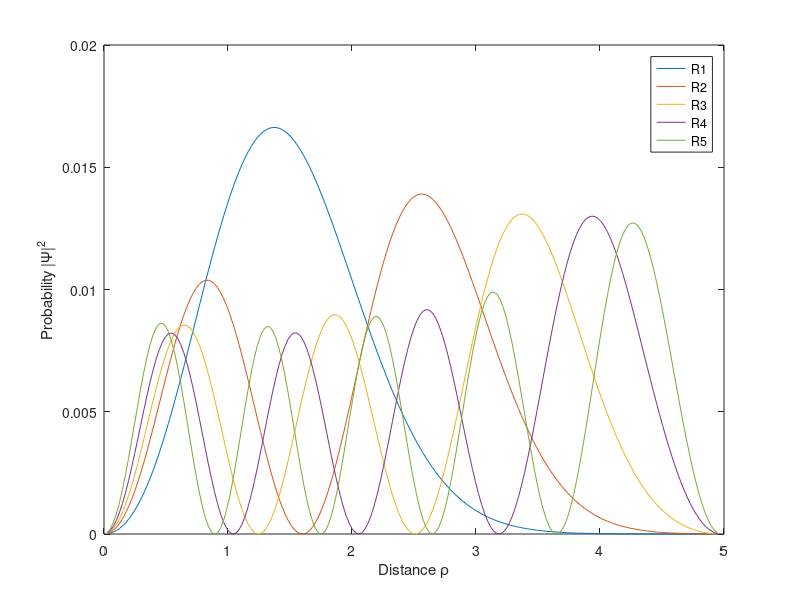
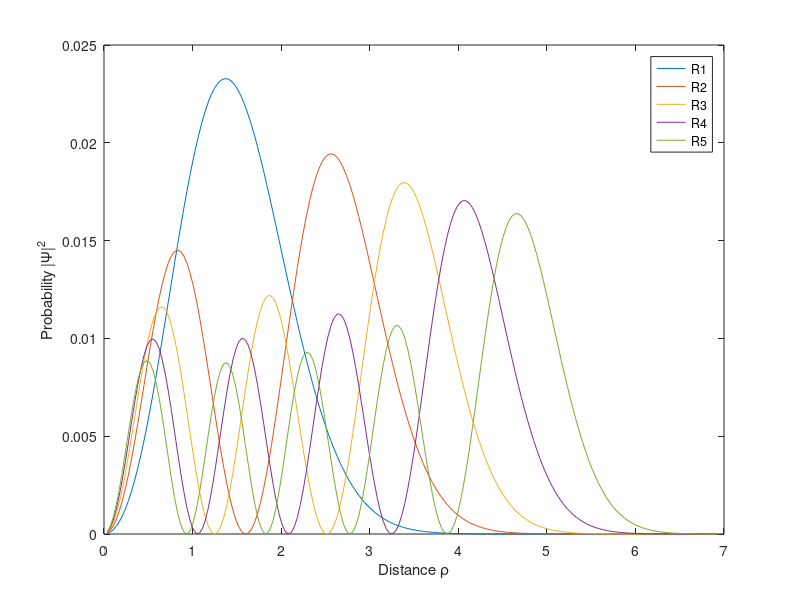

These figures' MATLAB source, in order:
%% Two electron case, several states
R1= [0.00286718, 0.00580006, 0.00879406, 0.0118445, 0.0149464, 0.018095, 0.021285, 0.0245114, 0.0277688, 0.031052, 0.0343555, 0.037674, 0.0410019, 0.0443338, 0.0476642, 0.0509876, 0.0542986, 0.0575918, 0.0608618, 0.0641034, 0.0673112, 0.0704801, 0.0736052, 0.0766815, 0.0797041, 0.0826685, 0.0855701, 0.0884045, 0.0911675, 0.0938551, 0.0964635, 0.0989889, 0.101428, 0.103777, 0.106034, 0.108195, 0.110258, 0.11222, 0.114079, 0.115834, 0.117482, 0.119022, 0.120453, 0.121773, 0.122983, 0.12408, 0.125066, 0.125939, 0.1267, 0.12735, 0.127887, 0.128315, 0.128632, 0.128841, 0.128943, 0.128939, 0.128831, 0.12862, 0.128309, 0.1279, 0.127395, 0.126796, 0.126106, 0.125328, 0.124464, 0.123517, 0.122491, 0.121388, 0.120211, 0.118964, 0.11765, 0.116271, 0.114832, 0.113336, 0.111785, 0.110184, 0.108536, 0.106844, 0.105111, 0.103341, 0.101537, 0.0997029, 0.0978411, 0.0959552, 0.0940481, 0.0921231, 0.0901831, 0.088231, 0.0862698, 0.0843022, 0.082331, 0.0803588, 0.0783881, 0.0764214, 0.074461, 0.0725093, 0.0705684, 0.0686404, 0.0667272, 0.0648308, 0.0629529, 0.0610952, 0.0592594, 0.0574468, 0.0556589, 0.0538969, 0.0521621, 0.0504556, 0.0487783, 0.0471312, 0.0455151, 0.0439307, 0.0423787, 0.0408596, 0.0393739, 0.037922, 0.0365043, 0.035121, 0.0337722, 0.0324582, 0.0311789, 0.0299343, 0.0287244, 0.027549, 0.026408, 0.0253011, 0.024228, 0.0231885, 0.0221821, 0.0212085, 0.0202672, 0.0193577, 0.0184796, 0.0176323, 0.0168152, 0.0160279, 0.0152696, 0.0145399, 0.0138379, 0.0131632, 0.012515, 0.0118927, 0.0112956, 0.0107231, 0.0101744, 0.00964892, 0.00914593, 0.00866476, 0.00820472, 0.00776515, 0.00734538, 0.00694474, 0.00656258, 0.00619825, 0.00585111, 0.00552052, 0.00520589, 0.00490658, 0.00462202, 0.00435161, 0.00409477, 0.00385096, 0.00361963, 0.00340025, 0.00319229, 0.00299525, 0.00280864, 0.00263199, 0.00246483, 0.00230671, 0.0021572, 0.00201587, 0.00188232, 0.00175615, 0.00163699, 0.00152445, 0.00141819, 0.00131786, 0.00122312, 0.00113367, 0.00104918, 0.000969349, 0.0008939, 0.000822545, 0.000755014, 0.000691052, 0.000630395, 0.000572798, 0.000518026, 0.000465842, 0.000416018, 0.000368331, 0.000322564, 0.000278504, 0.000235926, 0.000194636, 0.000154412, 0.000115049, 7.63326e-05, 3.80587e-05, ];
R2= [0.00396578, 0.00801585, 0.0121371, 0.016316, 0.0205389, 0.0247916, 0.0290601, 0.0333299, 0.0375866, 0.0418157, 0.0460028, 0.0501335, 0.0541936, 0.0581689, 0.0620457, 0.0658104, 0.0694498, 0.0729511, 0.0763018, 0.0794902, 0.0825048, 0.0853348, 0.0879699, 0.0904006, 0.0926181, 0.094614, 0.096381, 0.0979123, 0.0992019, 0.100245, 0.101036, 0.101574, 0.101853, 0.101874, 0.101634, 0.101135, 0.100375, 0.099357, 0.098083, 0.0965561, 0.0947802, 0.0927597, 0.0905, 0.0880071, 0.0852878, 0.0823495, 0.0792, 0.0758479, 0.0723023, 0.0685729, 0.0646696, 0.060603, 0.056384, 0.0520238, 0.0475338, 0.0429259, 0.038212, 0.0334044, 0.0285152, 0.0235568, 0.0185416, 0.013482, 0.00839038, 0.00327892, -0.00184021, -0.00695507, -0.0120539, -0.0171251, -0.0221576, -0.0271402, -0.0320625, -0.036914, -0.041685, -0.046366, -0.0509479, -0.0554222, -0.0597806, -0.0640157, -0.0681201, -0.0720874, -0.0759113, -0.0795862, -0.0831072, -0.0864696, -0.0896694, -0.0927032, -0.0955681, -0.0982614, -0.100781, -0.103127, -0.105296, -0.10729, -0.109107, -0.110749, -0.112216, -0.113509, -0.114632, -0.115584, -0.11637, -0.116992, -0.117453, -0.117757, -0.117907, -0.117908, -0.117763, -0.117478, -0.117057, -0.116506, -0.115828, -0.11503, -0.114116, -0.113092, -0.111964, -0.110737, -0.109417, -0.108008, -0.106518, -0.104952, -0.103314, -0.101611, -0.0998482, -0.0980307, -0.0961639, -0.0942531, -0.0923033, -0.0903195, -0.0883065, -0.0862691, -0.0842119, -0.0821391, -0.0800552, -0.0779641, -0.0758697, -0.073776, -0.0716863, -0.0696042, -0.0675329, -0.0654753, -0.0634345, -0.061413, -0.0594134, -0.057438, -0.0554891, -0.0535686, -0.0516783, -0.04982, -0.0479951, -0.046205, -0.044451, -0.042734, -0.041055, -0.0394148, -0.037814, -0.0362532, -0.0347327, -0.0332528, -0.0318138, -0.0304156, -0.0290583, -0.0277418, -0.0264657, -0.0252299, -0.0240339, -0.0228773, -0.0217597, -0.0206803, -0.0196386, -0.0186339, -0.0176655, -0.0167326, -0.0158343, -0.0149698, -0.0141381, -0.0133385, -0.0125699, -0.0118313, -0.0111218, -0.0104403, -0.00978585, -0.00915734, -0.00855374, -0.00797397, -0.00741696, -0.00688163, -0.00636687, -0.00587158, -0.00539465, -0.00493498, -0.00449142, -0.00406285, -0.00364811, -0.00324607, -0.00285555, -0.00247536, -0.00210431, -0.00174119, -0.00138475, -0.00103373, -0.000686823, -0.000342701, ];
R3= [0.00479105, 0.00967575, 0.0146298, 0.0196285, 0.0246464, 0.0296582, 0.0346381, 0.0395604, 0.0443996, 0.0491305, 0.053728, 0.058168, 0.0624266, 0.066481, 0.0703093, 0.0738904, 0.0772047, 0.0802337, 0.08296, 0.0853682, 0.0874438, 0.0891745, 0.0905494, 0.0915592, 0.0921966, 0.092456, 0.0923338, 0.0918282, 0.090939, 0.0896684, 0.08802, 0.0859995, 0.0836143, 0.0808735, 0.077788, 0.0743704, 0.0706349, 0.0665969, 0.0622736, 0.0576834, 0.0528458, 0.0477817, 0.0425128, 0.0370617, 0.031452, 0.0257077, 0.0198537, 0.013915, 0.007917, 0.00188537, -0.00415427, -0.0101763, -0.0161554, -0.0220664, -0.0278847, -0.0335862, -0.0391475, -0.0445458, -0.0497593, -0.0547671, -0.0595493, -0.0640872, -0.0683633, -0.0723612, -0.0760659, -0.0794639, -0.0825429, -0.0852922, -0.0877024, -0.0897658, -0.0914762, -0.0928287, -0.09382, -0.0944486, -0.094714, -0.0946175, -0.0941618, -0.0933509, -0.0921901, -0.0906862, -0.0888471, -0.086682, -0.084201, -0.0814157, -0.0783383, -0.074982, -0.071361, -0.0674901, -0.0633848, -0.0590615, -0.0545366, -0.0498273, -0.0449512, -0.039926, -0.0347696, -0.0295002, -0.0241357, -0.0186944, -0.0131942, -0.00765284, -0.00208789, 0.00348342, 0.00904424, 0.0145782, 0.0200692, 0.0255021, 0.0308618, 0.0361344, 0.0413062, 0.0463644, 0.051297, 0.0560925, 0.0607404, 0.0652309, 0.0695551, 0.0737048, 0.0776725, 0.0814518, 0.085037, 0.0884232, 0.0916061, 0.0945826, 0.09735, 0.0999065, 0.102251, 0.104384, 0.106304, 0.108013, 0.109513, 0.110806, 0.111895, 0.112782, 0.113473, 0.11397, 0.114279, 0.114405, 0.114353, 0.114129, 0.11374, 0.113191, 0.112489, 0.111641, 0.110653, 0.109533, 0.108288, 0.106925, 0.105452, 0.103874, 0.1022, 0.100437, 0.0985919, 0.0966713, 0.0946822, 0.0926316, 0.0905258, 0.0883714, 0.0861745, 0.0839412, 0.0816773, 0.0793883, 0.0770798, 0.0747568, 0.0724242, 0.0700867, 0.0677486, 0.0654141, 0.0630871, 0.0607713, 0.0584698, 0.056186, 0.0539225, 0.0516821, 0.0494669, 0.0472792, 0.0451206, 0.0429929, 0.0408973, 0.038835, 0.0368068, 0.0348134, 0.0328553, 0.0309326, 0.0290453, 0.0271934, 0.0253763, 0.0235934, 0.0218441, 0.0201273, 0.0184418, 0.0167864, 0.0151596, 0.0135595, 0.0119844, 0.0104323, 0.00890083, 0.00738769, 0.00589029, 0.00440586, 0.00293147, 0.00146396, ];
R4= [0.00576613, 0.0116343, 0.0175643, 0.0235152, 0.0294457, 0.0353141, 0.0410792, 0.0466998, 0.0521358, 0.0573478, 0.062298, 0.0669498, 0.0712689, 0.0752227, 0.0787811, 0.0819166, 0.0846044, 0.0868226, 0.0885524, 0.0897783, 0.0904882, 0.0906733, 0.0903285, 0.089452, 0.0880459, 0.0861156, 0.0836702, 0.0807221, 0.0772873, 0.073385, 0.0690375, 0.0642701, 0.059111, 0.0535909, 0.0477431, 0.0416029, 0.0352077, 0.0285965, 0.0218098, 0.0148891, 0.00787699, 0.000816504, -0.00624899, -0.0132761, -0.0202218, -0.0270435, -0.0336996, -0.0401495, -0.0463539, -0.0522753, -0.057878, -0.0631285, -0.0679952, -0.0724495, -0.0764651, -0.0800186, -0.0830896, -0.0856607, -0.0877176, -0.0892492, -0.0902478, -0.0907089, -0.0906311, -0.0900165, -0.0888703, -0.087201, -0.08502, -0.0823417, -0.0791835, -0.0755653, -0.0715098, -0.0670419, -0.062189, -0.0569803, -0.0514468, -0.0456214, -0.0395382, -0.0332326, -0.0267408, -0.0200998, -0.0133474, -0.00652115, 0.000340901, 0.00720108, 0.0140221, 0.0207672, 0.0274004, 0.033887, 0.040193, 0.0462862, 0.0521356, 0.0577122, 0.0629885, 0.067939, 0.0725404, 0.0767714, 0.080613, 0.0840482, 0.0870628, 0.0896445, 0.0917838, 0.0934732, 0.0947078, 0.0954851, 0.0958047, 0.0956687, 0.0950813, 0.0940489, 0.0925799, 0.0906846, 0.0883755, 0.0856664, 0.082573, 0.0791126, 0.0753038, 0.0711664, 0.0667214, 0.0619909, 0.0569977, 0.0517654, 0.0463181, 0.0406806, 0.0348778, 0.0289347, 0.0228766, 0.0167286, 0.0105157, 0.00426235, -0.00200715, -0.00826913, -0.0145005, -0.020679, -0.0267829, -0.0327917, -0.0386855, -0.0444456, -0.0500542, -0.0554948, -0.0607518, -0.0658111, -0.0706594, -0.0752848, -0.0796768, -0.0838257, -0.0877235, -0.091363, -0.0947384, -0.0978451, -0.10068, -0.103239, -0.105523, -0.107531, -0.109263, -0.110722, -0.111909, -0.112829, -0.113485, -0.113883, -0.114029, -0.113928, -0.113587, -0.113015, -0.112219, -0.111207, -0.109988, -0.108571, -0.106965, -0.105179, -0.103224, -0.101108, -0.0988416, -0.0964339, -0.0938947, -0.0912334, -0.0884594, -0.0855817, -0.0826094, -0.0795511, -0.0764152, -0.0732099, -0.069943, -0.0666218, -0.0632535, -0.0598448, -0.0564018, -0.0529304, -0.049436, -0.0459236, -0.0423977, -0.0388622, -0.0353206, -0.0317761, -0.0282312, -0.024688, -0.021148, -0.0176123, -0.0140814, -0.0105555, -0.00703398, -0.00351599, ];
R5= [0.00703298, 0.0141749, 0.021361, 0.0285255, 0.0356024, 0.042526, 0.0492314, 0.0556554, 0.0617368, 0.0674171, 0.0726412, 0.0773575, 0.081519, 0.0850833, 0.0880131, 0.0902767, 0.0918481, 0.0927076, 0.0928415, 0.0922428, 0.0909108, 0.0888515, 0.0860772, 0.0826069, 0.0784656, 0.0736845, 0.0683004, 0.0623557, 0.0558977, 0.0489786, 0.0416544, 0.0339853, 0.0260342, 0.0178668, 0.00955086, 0.00115538, -0.00724973, -0.0155944, -0.023809, -0.031825, -0.0395755, -0.0469959, -0.0540242, -0.060602, -0.0666746, -0.0721917, -0.0771076, -0.081382, -0.0849798, -0.0878717, -0.0900345, -0.091451, -0.0921105, -0.0920084, -0.0911466, -0.0895335, -0.0871833, -0.0841167, -0.08036, -0.0759453, -0.0709097, -0.0652957, -0.0591502, -0.052524, -0.0454721, -0.0380524, -0.0303257, -0.0223548, -0.0142044, -0.00594022, 0.0023714, 0.0106641, 0.0188721, 0.0269306, 0.0347763, 0.0423482, 0.0495875, 0.0564386, 0.0628494, 0.0687713, 0.0741603, 0.0789763, 0.0831843, 0.0867543, 0.0896612, 0.0918853, 0.0934125, 0.0942337, 0.0943456, 0.0937502, 0.0924547, 0.0904718, 0.0878191, 0.0845188, 0.0805982, 0.0760886, 0.0710256, 0.0654482, 0.0593992, 0.0529241, 0.0460713, 0.0388912, 0.0314364, 0.0237605, 0.0159185, 0.00796566, -4.22437e-05, -0.00804987, -0.0160024, -0.023846, -0.0315283, -0.0389986, -0.046208, -0.0531104, -0.0596619, -0.0658217, -0.0715522, -0.076819, -0.0815912, -0.0858414, -0.0895464, -0.0926863, -0.0952455, -0.0972122, -0.0985785, -0.0993403, -0.0994976, -0.099054, -0.0980166, -0.0963964, -0.0942075, -0.0914673, -0.0881961, -0.0844174, -0.0801569, -0.0754428, -0.0703056, -0.0647777, -0.0588929, -0.0526867, -0.0461957, -0.0394573, -0.0325096, -0.0253913, -0.0181409, -0.0107972, -0.00339859, 0.00401719, 0.0114129, 0.0187524, 0.0260005, 0.0331234, 0.0400884, 0.0468648, 0.0534233, 0.0597364, 0.0657785, 0.0715261, 0.0769576, 0.0820534, 0.0867962, 0.0911707, 0.0951638, 0.0987646, 0.101964, 0.104755, 0.107134, 0.109097, 0.110643, 0.111774, 0.112493, 0.112803, 0.112711, 0.112224, 0.111352, 0.110104, 0.108492, 0.106528, 0.104226, 0.101599, 0.0986638, 0.0954346, 0.0919278, 0.0881599, 0.0841475, 0.0799075, 0.0754569, 0.0708126, 0.0659916, 0.0610104, 0.0558855, 0.0506329, 0.0452682, 0.0398065, 0.0342624, 0.0286498, 0.0229821, 0.0172718, 0.0115308, 0.00577009, ];
rho= [0, 0.0247525, 0.049505, 0.0742574, 0.0990099, 0.123762, 0.148515, 0.173267, 0.19802, 0.222772, 0.247525, 0.272277, 0.29703, 0.321782, 0.346535, 0.371287, 0.39604, 0.420792, 0.445545, 0.470297, 0.49505, 0.519802, 0.544554, 0.569307, 0.594059, 0.618812, 0.643564, 0.668317, 0.693069, 0.717822, 0.742574, 0.767327, 0.792079, 0.816832, 0.841584, 0.866337, 0.891089, 0.915842, 0.940594, 0.965347, 0.990099, 1.01485, 1.0396, 1.06436, 1.08911, 1.11386, 1.13861, 1.16337, 1.18812, 1.21287, 1.23762, 1.26238, 1.28713, 1.31188, 1.33663, 1.36139, 1.38614, 1.41089, 1.43564, 1.4604, 1.48515, 1.5099, 1.53465, 1.55941, 1.58416, 1.60891, 1.63366, 1.65842, 1.68317, 1.70792, 1.73267, 1.75743, 1.78218, 1.80693, 1.83168, 1.85644, 1.88119, 1.90594, 1.93069, 1.95545, 1.9802, 2.00495, 2.0297, 2.05446, 2.07921, 2.10396, 2.12871, 2.15347, 2.17822, 2.20297, 2.22772, 2.25248, 2.27723, 2.30198, 2.32673, 2.35149, 2.37624, 2.40099, 2.42574, 2.4505, 2.47525, 2.5, 2.52475, 2.5495, 2.57426, 2.59901, 2.62376, 2.64851, 2.67327, 2.69802, 2.72277, 2.74752, 2.77228, 2.79703, 2.82178, 2.84653, 2.87129, 2.89604, 2.92079, 2.94554, 2.9703, 2.99505, 3.0198, 3.04455, 3.06931, 3.09406, 3.11881, 3.14356, 3.16832, 3.19307, 3.21782, 3.24257, 3.26733, 3.29208, 3.31683, 3.34158, 3.36634, 3.39109, 3.41584, 3.44059, 3.46535, 3.4901, 3.51485, 3.5396, 3.56436, 3.58911, 3.61386, 3.63861, 3.66337, 3.68812, 3.71287, 3.73762, 3.76238, 3.78713, 3.81188, 3.83663, 3.86139, 3.88614, 3.91089, 3.93564, 3.9604, 3.98515, 4.0099, 4.03465, 4.05941, 4.08416, 4.10891, 4.13366, 4.15842, 4.18317, 4.20792, 4.23267, 4.25743, 4.28218, 4.30693, 4.33168, 4.35644, 4.38119, 4.40594, 4.43069, 4.45545, 4.4802, 4.50495, 4.5297, 4.55446, 4.57921, 4.60396, 4.62871, 4.65347, 4.67822, 4.70297, 4.72772, 4.75248, 4.77723, 4.80198, 4.82673, 4.85149, 4.87624, 4.90099, 4.92574, 4.9505, 4.97525, ];
figure(1)
plot(rho(2:201),R1.*R1)
hold('on')
plot(rho(2:201),R2.*R2)
plot(rho(2:201),R3.*R3)
plot(rho(2:201),R4.*R4)
plot(rho(2:201),R5.*R5)
legend('R1','R2','R3','R4','R5')
xlabel('Distance \rho')
ylabel('Probability |\Psi|^2')

%% Two electron case
R1_8= [0.00477162, 0.0096914, 0.0147442, 0.0199143, 0.0251854, 0.0305407, 0.0359632, 0.0414353, 0.0469396, 0.0524582, 0.0579733, 0.0634672, 0.0689223, 0.0743211, 0.0796466, 0.084882, 0.0900111, 0.095018, 0.0998876, 0.104606, 0.109158, 0.113532, 0.117715, 0.121696, 0.125465, 0.129013, 0.13233, 0.13541, 0.138246, 0.140833, 0.143166, 0.145243, 0.147061, 0.148619, 0.149916, 0.150955, 0.151736, 0.152261, 0.152536, 0.152564, 0.15235, 0.151901, 0.151222, 0.150323, 0.149209, 0.147891, 0.146377, 0.144677, 0.1428, 0.140757, 0.138558, 0.136213, 0.133734, 0.131132, 0.128417, 0.1256, 0.122692, 0.119704, 0.116646, 0.11353, 0.110365, 0.10716, 0.103927, 0.100673, 0.0974091, 0.0941425, 0.0908817, 0.0876346, 0.0844085, 0.0812104, 0.0780469, 0.0749238, 0.0718469, 0.0688212, 0.0658515, 0.062942, 0.0600966, 0.0573185, 0.0546109, 0.0519761, 0.0494164, 0.0469335, 0.0445289, 0.0422036, 0.0399584, 0.0377936, 0.0357094, 0.0337057, 0.0317819, 0.0299375, 0.0281716, 0.0264832, 0.0248709, 0.0233333, 0.021869, 0.0204761, 0.0191529, 0.0178974, 0.0167077, 0.0155817, 0.0145174, 0.0135125, 0.0125648, 0.0116722, 0.0108325, 0.0100434, 0.00930276, 0.00860842, 0.00795822, 0.00735005, 0.00678184, 0.00625155, 0.00575721, 0.0052969, 0.00486875, 0.00447095, 0.00410174, 0.00375946, 0.00344248, 0.00314925, 0.00287827, 0.00262814, 0.00239749, 0.00218501, 0.0019895, 0.0018098, 0.00164479, 0.00149342, 0.00135472, 0.00122776, 0.00111166, 0.0010056, 0.000908824, 0.000820599, 0.000740245, 0.00066715, 0.00060072, 0.000540397, 0.000485683, 0.000436117, 0.000391243, 0.000350664, 0.000314004, 0.000280925, 0.000251096, 0.000224231, 0.000200055, 0.000178329, 0.000158814, 0.000141299, 0.000125608, 0.000111558, 9.89867e-05, 8.77556e-05, 7.77272e-05, 6.87812e-05, 6.08076e-05, 5.37127e-05, 4.74028e-05, 4.17958e-05, 3.68193e-05, 3.24068e-05, 2.8495e-05, 2.50352e-05, 2.19714e-05, 1.92726e-05, 1.68846e-05, 1.47787e-05, 1.29227e-05, 1.12939e-05, 9.86073e-06, 8.60145e-06, 7.49343e-06, 6.52522e-06, 5.67482e-06, 4.92851e-06, 4.27846e-06, 3.71375e-06, 3.2189e-06, 2.78941e-06, 2.40978e-06, 2.08509e-06, 1.79348e-06, 1.54434e-06, 1.33245e-06, 1.14645e-06, 9.77733e-07, 8.42116e-07, 7.16658e-07, 6.09064e-07, 5.11146e-07, 4.37848e-07, 3.67554e-07, 3.0176e-07, 2.41055e-07, 1.97437e-07, 1.54669e-07, 1.08573e-07, 7.31225e-08, 3.90244e-08, ];
R2_8= [-0.00659115, -0.0133655, -0.0202799, -0.0272896, -0.034349, -0.0414115, -0.0484304, -0.0553588, -0.0621499, -0.068758, -0.0751378, -0.0812458, -0.0870399, -0.0924798, -0.0975277, -0.102148, -0.106308, -0.109979, -0.113132, -0.115746, -0.1178, -0.119279, -0.120169, -0.120463, -0.120154, -0.119242, -0.11773, -0.115624, -0.112934, -0.109672, -0.105857, -0.101508, -0.0966474, -0.0913018, -0.0854995, -0.0792711, -0.0726497, -0.0656699, -0.0583682, -0.0507823, -0.0429507, -0.0349131, -0.0267093, -0.0183795, -0.00996387, -0.00150214, 0.00696646, 0.0154035, 0.0237717, 0.0320349, 0.0401584, 0.0481092, 0.055856, 0.0633695, 0.0706225, 0.0775899, 0.0842488, 0.0905787, 0.0965614, 0.102181, 0.107425, 0.112281, 0.116741, 0.1208, 0.124452, 0.127697, 0.130534, 0.132967, 0.134999, 0.136637, 0.137888, 0.138762, 0.139271, 0.139426, 0.139241, 0.138731, 0.13791, 0.136795, 0.135404, 0.133753, 0.13186, 0.129744, 0.127421, 0.124912, 0.122233, 0.119402, 0.116438, 0.113358, 0.110178, 0.106914, 0.103584, 0.100201, 0.0967802, 0.0933357, 0.0898804, 0.0864265, 0.0829857, 0.0795686, 0.0761851, 0.0728443, 0.0695546, 0.0663236, 0.0631579, 0.0600635, 0.0570459, 0.0541094, 0.0512581, 0.0484951, 0.045823, 0.0432439, 0.0407592, 0.0383699, 0.0360765, 0.033879, 0.0317769, 0.0297696, 0.027856, 0.0260345, 0.0243036, 0.0226613, 0.0211055, 0.0196338, 0.0182438, 0.0169329, 0.0156984, 0.0145375, 0.0134473, 0.0124249, 0.0114676, 0.0105723, 0.0097361, 0.00895626, 0.00822988, 0.00755419, 0.00692647, 0.00634407, 0.00580439, 0.00530493, 0.00484329, 0.00441712, 0.00402418, 0.00366233, 0.00332951, 0.00302377, 0.00274323, 0.00248613, 0.00225079, 0.00203561, 0.00183911, 0.00165986, 0.00149655, 0.00134792, 0.00121282, 0.00109014, 0.000978879, 0.00087808, 0.000786865, 0.000704418, 0.000629973, 0.000562828, 0.000502337, 0.000447899, 0.000398963, 0.000355016, 0.000315596, 0.000280277, 0.00024866, 0.000220393, 0.000195142, 0.000172617, 0.000152536, 0.000134658, 0.000118757, 0.000104625, 9.20857e-05, 8.09631e-05, 7.11146e-05, 6.23933e-05, 5.46826e-05, 4.78754e-05, 4.18613e-05, 3.65631e-05, 3.18888e-05, 2.77741e-05, 2.41552e-05, 2.09688e-05, 1.81647e-05, 1.56954e-05, 1.35292e-05, 1.16151e-05, 9.92604e-06, 8.43268e-06, 7.1058e-06, 5.92803e-06, 4.8659e-06, 3.90727e-06, 3.02936e-06, 2.2145e-06, 1.4518e-06, 7.16435e-07, ];
R3_8= [0.00782934, 0.0158504, 0.0239852, 0.0321534, 0.0402737, 0.0482647, 0.0560453, 0.0635358, 0.0706588, 0.0773399, 0.0835088, 0.0890994, 0.0940512, 0.0983094, 0.101826, 0.104559, 0.106476, 0.10755, 0.107764, 0.107106, 0.105577, 0.103183, 0.0999392, 0.0958683, 0.0910014, 0.0853769, 0.0790403, 0.0720435, 0.0644445, 0.0563067, 0.0476984, 0.0386917, 0.0293623, 0.0197884, 0.0100501, 0.000228522, -0.00959496, -0.0193394, -0.0289251, -0.0382743, -0.0473119, -0.055966, -0.0641688, -0.0718568, -0.0789715, -0.0854598, -0.0912745, -0.0963744, -0.100725, -0.104297, -0.10707, -0.109028, -0.110164, -0.110475, -0.109967, -0.10865, -0.106543, -0.103667, -0.100051, -0.0957284, -0.0907367, -0.085118, -0.0789178, -0.0721849, -0.0649708, -0.057329, -0.0493149, -0.0409847, -0.0323956, -0.0236048, -0.0146692, -0.00564505, 0.00341267, 0.0124504, 0.0214167, 0.0302621, 0.0389398, 0.0474058, 0.0556191, 0.0635419, 0.0711397, 0.0783816, 0.0852402, 0.0916916, 0.0977156, 0.103295, 0.108418, 0.113074, 0.117257, 0.120963, 0.124194, 0.126951, 0.129241, 0.131072, 0.132454, 0.1334, 0.133926, 0.134047, 0.133781, 0.133148, 0.132169, 0.130864, 0.129255, 0.127365, 0.125216, 0.122832, 0.120235, 0.117448, 0.114492, 0.111391, 0.108164, 0.104833, 0.101417, 0.0979359, 0.0944067, 0.0908469, 0.0872725, 0.0836986, 0.080139, 0.0766066, 0.0731133, 0.0696699, 0.0662859, 0.0629701, 0.0597302, 0.0565728, 0.0535037, 0.0505277, 0.0476489, 0.0448704, 0.0421947, 0.0396235, 0.0371578, 0.0347981, 0.0325444, 0.030396, 0.0283518, 0.0264104, 0.0245699, 0.0228282, 0.0211827, 0.0196308, 0.0181697, 0.0167962, 0.0155072, 0.0142994, 0.0131695, 0.0121141, 0.0111297, 0.010213, 0.00936056, 0.00856903, 0.00783513, 0.00715563, 0.00652738, 0.00594734, 0.00541255, 0.00492015, 0.00446739, 0.00405164, 0.00367039, 0.00332123, 0.00300187, 0.00271016, 0.00244404, 0.00220158, 0.00198094, 0.00178042, 0.0015984, 0.0014334, 0.00128398, 0.00114885, 0.00102679, 0.000916651, 0.000817389, 0.000728038, 0.000647693, 0.000575519, 0.000510759, 0.000452707, 0.000400721, 0.000354202, 0.000312613, 0.000275455, 0.000242272, 0.000212652, 0.000186219, 0.000162616, 0.000141539, 0.000122696, 0.00010582, 9.06727e-05, 7.70288e-05, 6.46868e-05, 5.34584e-05, 4.31574e-05, 3.3622e-05, 2.46909e-05, 1.62061e-05, 8.02871e-06, ];
R4_8 = [0.00877912, 0.017744, 0.026777, 0.0357581, 0.044567, 0.0530841, 0.061193, 0.0687813, 0.0757426, 0.0819779, 0.0873971, 0.09192, 0.0954776, 0.098013, 0.0994824, 0.0998554, 0.0991157, 0.0972613, 0.0943046, 0.0902719, 0.0852036, 0.0791533, 0.0721872, 0.0643835, 0.0558307, 0.0466271, 0.0368792, 0.0267005, 0.0162096, 0.00552913, -0.00521593, -0.0159, -0.0263986, -0.0365894, -0.0463542, -0.0555805, -0.0641622, -0.0720016, -0.0790101, -0.0851093, -0.090232, -0.0943229, -0.0973388, -0.0992496, -0.100038, -0.0996994, -0.0982428, -0.0956896, -0.0920733, -0.0874391, -0.0818433, -0.0753522, -0.0680416, -0.0599951, -0.0513038, -0.0420644, -0.0323786, -0.0223515, -0.0120903, -0.00170338, 0.00870107, 0.0190164, 0.0291385, 0.0389668, 0.0484055, 0.0573644, 0.0657595, 0.0735141, 0.0805594, 0.0868347, 0.0922881, 0.0968767, 0.100567, 0.103334, 0.105164, 0.106049, 0.105994, 0.105009, 0.103115, 0.100338, 0.0967143, 0.0922843, 0.0870956, 0.0812006, 0.0746566, 0.0675246, 0.0598688, 0.0517557, 0.0432537, 0.0344319, 0.0253598, 0.0161067, 0.00674057, -0.00267196, -0.0120664, -0.021381, -0.0305569, -0.0395387, -0.0482748, -0.0567175, -0.0648236, -0.072554, -0.0798743, -0.0867547, -0.0931701, -0.0990996, -0.104527, -0.109441, -0.113834, -0.117702, -0.121046, -0.12387, -0.126181, -0.12799, -0.12931, -0.130158, -0.13055, -0.130509, -0.130055, -0.129212, -0.128005, -0.126458, -0.124598, -0.122451, -0.120044, -0.117402, -0.114553, -0.111521, -0.108332, -0.105011, -0.10158, -0.0980623, -0.0944791, -0.0908508, -0.0871963, -0.0835334, -0.0798788, -0.0762475, -0.0726535, -0.0691094, -0.0656267, -0.0622153, -0.0588841, -0.0556409, -0.0524922, -0.0494435, -0.0464993, -0.0436632, -0.0409377, -0.0383247, -0.0358252, -0.0334395, -0.0311673, -0.0290076, -0.0269591, -0.0250198, -0.0231876, -0.0214597, -0.0198332, -0.018305, -0.0168716, -0.0155295, -0.014275, -0.0131045, -0.012014, -0.0109998, -0.010058, -0.00918483, -0.00837654, -0.00762945, -0.00693995, -0.00630453, -0.0057198, -0.00518246, -0.00468937, -0.00423747, -0.00382388, -0.00344581, -0.00310065, -0.00278588, -0.00249914, -0.00223819, -0.00200092, -0.00178535, -0.0015896, -0.00141194, -0.0012507, -0.00110435, -0.000971457, -0.000850651, -0.000740658, -0.000640291, -0.000548424, -0.000463979, -0.000385948, -0.000313361, -0.000245283, -0.000180797, -0.00011902, -5.90484e-05, ];
R5_8= [-0.00955702, -0.0192843, -0.029021, -0.0386045, -0.0478727, -0.0566674, -0.0648367, -0.0722374, -0.0787378, -0.0842202, -0.0885822, -0.0917393, -0.093626, -0.0941971, -0.0934284, -0.0913174, -0.0878833, -0.0831667, -0.0772292, -0.0701521, -0.0620355, -0.0529963, -0.0431667, -0.0326916, -0.0217268, -0.0104361, 0.00101144, 0.0124437, 0.0236889, 0.0345778, 0.0449469, 0.0546404, 0.0635134, 0.0714333, 0.0782827, 0.0839605, 0.0883837, 0.0914886, 0.0932316, 0.0935896, 0.0925607, 0.0901635, 0.0864371, 0.08144, 0.0752493, 0.0679593, 0.0596797, 0.0505343, 0.0406582, 0.0301967, 0.019302, 0.00813156, -0.00315453, -0.0143959, -0.0254344, -0.0361161, -0.0462936, -0.0558282, -0.0645914, -0.072467, -0.0793522, -0.0851591, -0.0898156, -0.0932661, -0.0954719, -0.0964118, -0.0960816, -0.0944941, -0.0916786, -0.08768, -0.0825581, -0.0763863, -0.0692505, -0.0612475, -0.0524836, -0.043073, -0.0331362, -0.0227979, -0.0121858, -0.00142868, 0.00934526, 0.02001, 0.0304433, 0.0405279, 0.0501529, 0.0592151, 0.0676197, 0.0752816, 0.0821258, 0.0880881, 0.0931154, 0.0971661, 0.10021, 0.102229, 0.103215, 0.103173, 0.102116, 0.100068, 0.0970643, 0.0931455, 0.0883621, 0.082771, 0.0764351, 0.0694225, 0.0618053, 0.0536591, 0.0450615, 0.0360917, 0.0268293, 0.0173534, 0.00774219, -0.00192821, -0.0115842, -0.0211553, -0.0305748, -0.0397802, -0.0487136, -0.0573219, -0.0655573, -0.0733772, -0.0807445, -0.0876275, -0.0940003, -0.0998421, -0.105137, -0.109876, -0.114052, -0.117665, -0.120718, -0.12322, -0.125181, -0.126616, -0.127543, -0.127982, -0.127956, -0.127489, -0.126608, -0.125341, -0.123716, -0.121761, -0.119507, -0.116984, -0.114219, -0.111243, -0.108084, -0.104769, -0.101324, -0.0977764, -0.0941492, -0.0904655, -0.0867469, -0.0830136, -0.0792843, -0.075576, -0.0719043, -0.0682836, -0.0647263, -0.0612436, -0.0578455, -0.0545403, -0.0513353, -0.0482362, -0.045248, -0.0423743, -0.0396177, -0.03698, -0.034462, -0.0320639, -0.0297849, -0.0276239, -0.0255789, -0.0236477, -0.0218274, -0.020115, -0.018507, -0.0169997, -0.0155891, -0.0142712, -0.0130418, -0.0118966, -0.0108313, -0.00984156, -0.00892298, -0.0080713, -0.00728225, -0.00655164, -0.00587535, -0.00524935, -0.0046697, -0.00413255, -0.00363412, -0.00317075, -0.00273884, -0.00233486, -0.00195533, -0.00159684, -0.00125597, -0.000929316, -0.000613442, -0.000304866, ];
rho_8 = [0, 0.0346535, 0.0693069, 0.10396, 0.138614, 0.173267, 0.207921, 0.242574, 0.277228, 0.311881, 0.346535, 0.381188, 0.415842, 0.450495, 0.485149, 0.519802, 0.554455, 0.589109, 0.623762, 0.658416, 0.693069, 0.727723, 0.762376, 0.79703, 0.831683, 0.866337, 0.90099, 0.935644, 0.970297, 1.00495, 1.0396, 1.07426, 1.10891, 1.14356, 1.17822, 1.21287, 1.24752, 1.28218, 1.31683, 1.35149, 1.38614, 1.42079, 1.45545, 1.4901, 1.52475, 1.55941, 1.59406, 1.62871, 1.66337, 1.69802, 1.73267, 1.76733, 1.80198, 1.83663, 1.87129, 1.90594, 1.94059, 1.97525, 2.0099, 2.04455, 2.07921, 2.11386, 2.14851, 2.18317, 2.21782, 2.25248, 2.28713, 2.32178, 2.35644, 2.39109, 2.42574, 2.4604, 2.49505, 2.5297, 2.56436, 2.59901, 2.63366, 2.66832, 2.70297, 2.73762, 2.77228, 2.80693, 2.84158, 2.87624, 2.91089, 2.94554, 2.9802, 3.01485, 3.0495, 3.08416, 3.11881, 3.15347, 3.18812, 3.22277, 3.25743, 3.29208, 3.32673, 3.36139, 3.39604, 3.43069, 3.46535, 3.5, 3.53465, 3.56931, 3.60396, 3.63861, 3.67327, 3.70792, 3.74257, 3.77723, 3.81188, 3.84653, 3.88119, 3.91584, 3.9505, 3.98515, 4.0198, 4.05446, 4.08911, 4.12376, 4.15842, 4.19307, 4.22772, 4.26238, 4.29703, 4.33168, 4.36634, 4.40099, 4.43564, 4.4703, 4.50495, 4.5396, 4.57426, 4.60891, 4.64356, 4.67822, 4.71287, 4.74752, 4.78218, 4.81683, 4.85149, 4.88614, 4.92079, 4.95545, 4.9901, 5.02475, 5.05941, 5.09406, 5.12871, 5.16337, 5.19802, 5.23267, 5.26733, 5.30198, 5.33663, 5.37129, 5.40594, 5.44059, 5.47525, 5.5099, 5.54455, 5.57921, 5.61386, 5.64851, 5.68317, 5.71782, 5.75248, 5.78713, 5.82178, 5.85644, 5.89109, 5.92574, 5.9604, 5.99505, 6.0297, 6.06436, 6.09901, 6.13366, 6.16832, 6.20297, 6.23762, 6.27228, 6.30693, 6.34158, 6.37624, 6.41089, 6.44554, 6.4802, 6.51485, 6.5495, 6.58416, 6.61881, 6.65347, 6.68812, 6.72277, 6.75743, 6.79208, 6.82673, 6.86139, 6.89604, 6.93069, 6.96535, ];
figure(2)
plot(rho_8(2:201),R1_8 .*R1_8)
hold('on')
plot(rho_8(2:201),R2_8.*R2_8)
plot(rho_8(2:201),R3_8.*R3_8)
plot(rho_8(2:201),R4_8.*R4_8)
plot(rho_8(2:201),R5_8.*R5_8)
legend('R1','R2','R3','R4','R5')
xlabel('Distance \rho')
ylabel('Probability |\Psi|^2')
